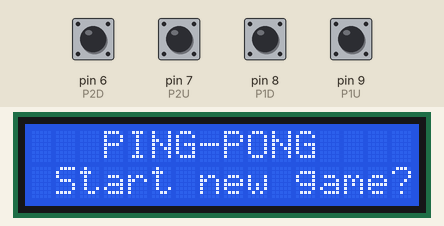
Recording of a sketch running on a simulated Arduino Uno, built with avr-gcc and run on an emulated ATmega328P. Parts: 16×2 character LCD. Inputs (shaded band) come from the test bench; at power-on: pin 6 (P2D), pin 7 (P2U), pin 8 (P1D), pin 9 (P1U) HIGH. Random numbers use the default seed unless the sketch sets one.

Above: at 1.2 s.
1.3 s: pin 6 (P2D) pulled LOW for 0.15 s
At 2.1 s:
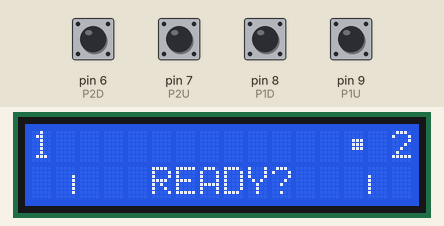
2.9 s: pin 7 (P2U) pulled LOW for 0.15 s
At 5.3 s:
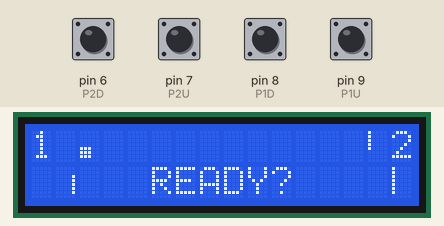
5.7 s: pin 8 (P1D) pulled LOW for 0.15 s
At 6.6 s:
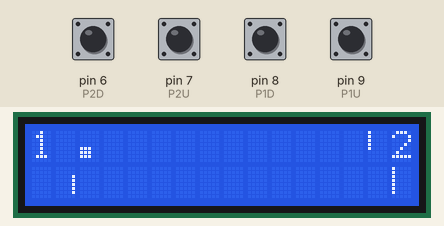
7.3 s: pin 9 (P1U) pulled LOW for 0.15 s
At 8.4 s:
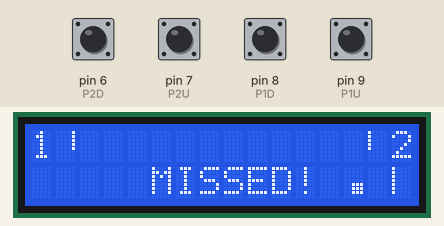
10.1 s: pin 6 (P2D) pulled LOW for 1 s
At 11.9 s:
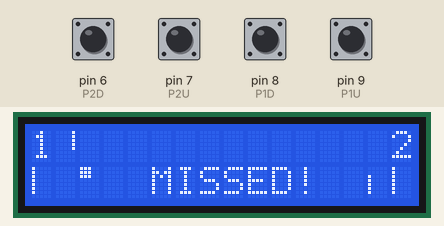
13.6 s: pin 7 (P2U) pulled LOW for 1 s
At 15.3 s:
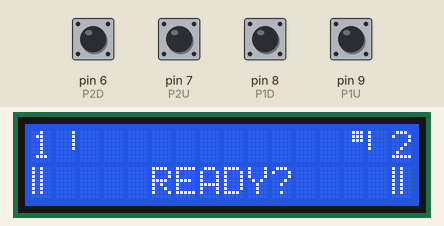
Timing chart, 0 to 16.8 s (numbered marks = the images above; inputs shaded):
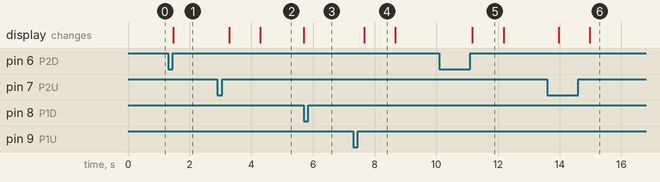

Measured:
- after the input at 1.3 s, the display: changes after 0.16 s (image 1)
- after the input at 2.9 s, the display: first changes after 0.38 s (image 2 shows a later state)
- after the input at 5.7 s, the display: changes at once (image 3)
- after the input at 7.3 s, the display: changes after 0.36 s (image 4)
- after the input at 10.1 s, the display: changes after 1.1 s (image 5)
- after the input at 13.6 s, the display: first changes after 0.36 s (image 6 shows a later state)
- what the display in image 4 shows lasts 1.0 s, from 7.7 s to 8.7 s

The sketch:

ArduinoPingPong.ino
```cpp
/*PING-PONG
 * This is a 2 player game
 * Each player gets 2 buttons to control pad upwards or downwards
 * 16x2 Alphanumeric LCD is taken as display unit
 * Developed by : Soham Patel
 * Date: Feb 2019
 * Contact : patelsoham002@gmail.com
 */
#include<LiquidCrystal.h>
LiquidCrystal lcd(12,11,5,4,3,2);

#define P1U 9
#define P1D 8
#define P2U 7
#define P2D 6
#define PAD_START 9
#define COL_START1 13
#define COL_START0 2
#define UPPER 0
#define LOWER 8
#define SENSITIVITY_PAD 500           //decrease value to increase sensitivity
#define BALL_SPEED 500                //decrease value to increase ball speed
#define RANDOM_PARAMETER millis()      //for simulation only, less preferable
//#define RANDOM_PARAMETER analogRead(0) //for real time hardware, more preferable


//player 1 pad positions from up to down
byte pad0_pos[10][16]={
  {
    B00001,
    B00001,
    B00001,
    B00001,
    B00001,
    B00000,
    B00000,
    B00000,

    B00000,
    B00000,
    B00000,
    B00000,
    B00000,
    B00000,
    B00000,
    B00000,
  },
  {
    B00000,
    B00001,
    B00001,
    B00001,
    B00001,
    B00001,
    B00000,
    B00000,

    B00000,
    B00000,
    B00000,
    B00000,
    B00000,
    B00000,
    B00000,
    B00000,
  },
  {
    B00000,
    B00000,
    B00001,
    B00001,
    B00001,
    B00001,
    B00001,
    B00000,

    B00000,
    B00000,
    B00000,
    B00000,
    B00000,
    B00000,
    B00000,
    B00000,
  },
  {
    B00000,
    B00000,
    B00000,
    B00001,
    B00001,
    B00001,
    B00001,
    B00000,

    B00001,
    B00000,
    B00000,
    B00000,
    B00000,
    B00000,
    B00000,
    B00000,
  },
  {
    B00000,
    B00000,
    B00000,
    B00000,
    B00001,
    B00001,
    B00001,
    B00000,

    B00001,
    B00001,
    B00000,
    B00000,
    B00000,
    B00000,
    B00000,
    B00000,
  },
  {
    B00000,
    B00000,
    B00000,
    B00000,
    B00000,
    B00001,
    B00001,
    B00000,

    B00001,
    B00001,
    B00001,
    B00000,
    B00000,
    B00000,
    B00000,
    B00000,
  },
  {
    B00000,
    B00000,
    B00000,
    B00000,
    B00000,
    B00000,
    B00001,
    B00000,

    B00001,
    B00001,
    B00001,
    B00001,
    B00000,
    B00000,
    B00000,
    B00000,
  },
  {
    B00000,
    B00000,
    B00000,
    B00000,
    B00000,
    B00000,
    B00000,
    B00000,

    B00001,
    B00001,
    B00001,
    B00001,
    B00001,
    B00000,
    B00000,
    B00000,
  },
  {
    B00000,
    B00000,
    B00000,
    B00000,
    B00000,
    B00000,
    B00000,
    B00000,

    B00000,
    B00001,
    B00001,
    B00001,
    B00001,
    B00001,
    B00000,
    B00000,
  },
  {
    B00000,
    B00000,
    B00000,
    B00000,
    B00000,
    B00000,
    B00000,
    B00000,

    B00000,
    B00000,
    B00001,
    B00001,
    B00001,
    B00001,
    B00001,
    B00000,
  }
};

//player 2 pad positions from up to down
byte pad1_pos[10][16]={
  {
    B10000,
    B10000,
    B10000,
    B10000,
    B10000,
    B00000,
    B00000,
    B00000,

    B00000,
    B00000,
    B00000,
    B00000,
    B00000,
    B00000,
    B00000,
    B00000,
  },
  {
    B00000,
    B10000,
    B10000,
    B10000,
    B10000,
    B10000,
    B00000,
    B00000,

    B00000,
    B00000,
    B00000,
    B00000,
    B00000,
    B00000,
    B00000,
    B00000,
  },
  {
    B00000,
    B00000,
    B10000,
    B10000,
    B10000,
    B10000,
    B10000,
    B00000,

    B00000,
    B00000,
    B00000,
    B00000,
    B00000,
    B00000,
    B00000,
    B00000,
  },
  {
    B00000,
    B00000,
    B00000,
    B10000,
    B10000,
    B10000,
    B10000,
    B00000,

    B10000,
    B00000,
    B00000,
    B00000,
    B00000,
    B00000,
    B00000,
    B00000,
  },
  {
    B00000,
    B00000,
    B00000,
    B00000,
    B10000,
    B10000,
    B10000,
    B00000,

    B10000,
    B10000,
    B00000,
    B00000,
    B00000,
    B00000,
    B00000,
    B00000,
  },
  {
    B00000,
    B00000,
    B00000,
    B00000,
    B00000,
    B10000,
    B10000,
    B00000,

    B10000,
    B10000,
    B10000,
    B00000,
    B00000,
    B00000,
    B00000,
    B00000,
  },
  {
    B00000,
    B00000,
    B00000,
    B00000,
    B00000,
    B00000,
    B10000,
    B00000,

    B10000,
    B10000,
    B10000,
    B10000,
    B00000,
    B00000,
    B00000,
    B00000,
  },
  {
    B00000,
    B00000,
    B00000,
    B00000,
    B00000,
    B00000,
    B00000,
    B00000,

    B10000,
    B10000,
    B10000,
    B10000,
    B10000,
    B00000,
    B00000,
    B00000,
  },
  {
    B00000,
    B00000,
    B00000,
    B00000,
    B00000,
    B00000,
    B00000,
    B00000,

    B00000,
    B10000,
    B10000,
    B10000,
    B10000,
    B10000,
    B00000,
    B00000,
  },
  {
    B00000,
    B00000,
    B00000,
    B00000,
    B00000,
    B00000,
    B00000,
    B00000,

    B00000,
    B00000,
    B10000,
    B10000,
    B10000,
    B10000,
    B10000,
    B00000,
  }
};

//ball postions
byte ball_pos[12][16]={
  {
    B11100,
    B11100,
    B11100,
    B00000,
    B00000,
    B00000,
    B00000,
    B00000,

    B00000,
    B00000,
    B00000,
    B00000,
    B00000,
    B00000,
    B00000,
    B00000,
  },
  {
    B00000,
    B00000,
    B11100,
    B11100,
    B11100,
    B00000,
    B00000,
    B00000,

    B00000,
    B00000,
    B00000,
    B00000,
    B00000,
    B00000,
    B00000,
    B00000,
  },
  {
    B00000,
    B00000,
    B00000,
    B00000,
    B11100,
    B11100,
    B11100,
    B00000,

    B00000,
    B00000,
    B00000,
    B00000,
    B00000,
    B00000,
    B00000,
    B00000,
  },
  {
    B00111,
    B00111,
    B00111,
    B00000,
    B00000,
    B00000,
    B00000,
    B00000,

    B00000,
    B00000,
    B00000,
    B00000,
    B00000,
    B00000,
    B00000,
    B00000,
  },
  {
    B00000,
    B00000,
    B00111,
    B00111,
    B00111,
    B00000,
    B00000,
    B00000,

    B00000,
    B00000,
    B00000,
    B00000,
    B00000,
    B00000,
    B00000,
    B00000,
  },
  {
    B00000,
    B00000,
    B00000,
    B00000,
    B00111,
    B00111,
    B00111,
    B00000,

    B00000,
    B00000,
    B00000,
    B00000,
    B00000,
    B00000,
    B00000,
    B00000,
  },
  {
    B00000,
    B00000,
    B00000,
    B00000,
    B00000,
    B00000,
    B00000,
    B00000,

    B11100,
    B11100,
    B11100,
    B00000,
    B00000,
    B00000,
    B00000,
    B00000,
  },
  {
    B00000,
    B00000,
    B00000,
    B00000,
    B00000,
    B00000,
    B00000,
    B00000,

    B00000,
    B00000,
    B11100,
    B11100,
    B11100,
    B00000,
    B00000,
    B00000,
  },
  {
    B00000,
    B00000,
    B00000,
    B00000,
    B00000,
    B00000,
    B00000,
    B00000,

    B00000,
    B00000,
    B00000,
    B00000,
    B11100,
    B11100,
    B11100,
    B00000,
  },
  {
    B00000,
    B00000,
    B00000,
    B00000,
    B00000,
    B00000,
    B00000,
    B00000,

    B00111,
    B00111,
    B00111,
    B00000,
    B00000,
    B00000,
    B00000,
    B00000,
  },
  {
    B00000,
    B00000,
    B00000,
    B00000,
    B00000,
    B00000,
    B00000,
    B00000,

    B00000,
    B00000,
    B00111,
    B00111,
    B00111,
    B00000,
    B00000,
    B00000,
  },
  {
    B00000,
    B00000,
    B00000,
    B00000,
    B00000,
    B00000,
    B00000,
    B00000,

    B00000,
    B00000,
    B00000,
    B00000,
    B00111,
    B00111,
    B00111,
    B00000,
  }
};

//Scores from 0 to 3
byte score[4][8]={
  {
    B00000,
    B00000,
    B00000,
    B00000,
    B00000,
    B00000,
    B00000,
    B00000,
  },
  {
    B10000,
    B10000,
    B10000,
    B10000,
    B10000,
    B10000,
    B10000,
    B00000,
  },
  {
    B10100,
    B10100,
    B10100,
    B10100,
    B10100,
    B10100,
    B10100,
    B00000,
  },
  {
    B10101,
    B10101,
    B10101,
    B10101,
    B10101,
    B10101,
    B10101,
    B00000,
  }
};

void setup() {
  // initialzie input pins and activate built-in pull-up resistor of each input
  pinMode(P1U,INPUT_PULLUP); //player 1 up button
  pinMode(P2U,INPUT_PULLUP); //player 2 down button
  pinMode(P1D,INPUT_PULLUP); //player 1 down button
  pinMode(P2D,INPUT_PULLUP); //player 2 down button

  lcd.begin(16,2); //16x2 lcd initialize
}

unsigned char player,score0,score1,ball_loc,pad1,pad0,ball_col,sig,prev=20,hit;
unsigned int sens_pad0,sens_pad1,ball_cnt;

void loop()
{
  initial();
  randomSeed(RANDOM_PARAMETER);
  player=random(2);
  game_start();
  play_start();
  while(1);
}

//inital setup for new game
void initial()
{
  score0=0;
  score1=0;
  pad1=PAD_START;
  pad0=PAD_START;
  prev=20;
  hit=0;
  sig=0;
  lcd.clear();
  lcd.setCursor(3,0);
  lcd.print("PING-PONG");
  lcd.setCursor(1,1);
  lcd.print("Start new game?");
  while(digitalRead(P1U) && digitalRead(P2U) && digitalRead(P1D) && digitalRead(P2D));
  while(!(digitalRead(P1U) && digitalRead(P2U) && digitalRead(P1D) && digitalRead(P2D)));
  lcd.clear();
}

//initial setup after each point scored
void game_start()
{
  game_start_printer();
  lcd.setCursor(0,0);
  lcd.print(1);
  lcd.setCursor(15,0);
  lcd.print(2);
  lcd.setCursor(5,1);
  lcd.print("READY?");
  while(digitalRead(P1U) && digitalRead(P2U) && digitalRead(P1D) && digitalRead(P2D));
  lcd.setCursor(5,1);
  lcd.print("      ");
}

//used to update stats and random ball location after each point
void game_start_printer()
{
  if(sig==1)
  ball_clear();
  sig=0;
  score_print();
  pad1_print();
  pad0_print();
  randomSeed(RANDOM_PARAMETER);
  if(player)
  {
    ball_loc=random(3,6);
    ball_col=COL_START1;
    ball();
  }
  else
  {
    ball_loc=random(0,3);
    ball_col=COL_START0;
    ball();
  }
}

//used to print ball
void ball()
{
  lcd.createChar(3,&ball_pos[ball_loc][UPPER]);
  lcd.createChar(4,&ball_pos[ball_loc][LOWER]);
  lcd.setCursor(ball_col,0);
  lcd.write(byte(3));
  lcd.setCursor(ball_col,1);
  lcd.write(byte(4));
}

//used to erase last location of ball
void ball_clear()
{
  lcd.setCursor(ball_col,0);
  lcd.print(" ");
  lcd.setCursor(ball_col,1);
  lcd.print(" ");
}

//used to print pad of player 2
void pad1_print()
{
  lcd.createChar(2,&pad1_pos[pad1][UPPER]);
  lcd.createChar(7,&pad1_pos[pad1][LOWER]);
  lcd.setCursor(14,0);
  lcd.write(byte(2));
  lcd.setCursor(14,1);
  lcd.write(byte(7));
}

//used to print pad of player 1
void pad0_print()
{
  lcd.createChar(0,&pad0_pos[pad0][UPPER]);
  lcd.createChar(1,&pad0_pos[pad0][LOWER]);
  lcd.setCursor(1,0);
  lcd.write(byte(0));
  lcd.setCursor(1,1);
  lcd.write(byte(1));
}

//used to print scores and decide if there is a winner
void score_print()
{
  if(score0==4)
  win(0);
  else if(score1==4)
  win(1);
  else{
  lcd.createChar(5,&score[score0][UPPER]);
  lcd.createChar(6,&score[score1][UPPER]);
  lcd.setCursor(0,1);
  lcd.write(byte(5));
  lcd.setCursor(15,1);
  lcd.write(byte(6));
}
}

//whole play is managed here
void play_start()
{
  l1:while(!target_in_range())
  {
    check_input();
  }
  if(player)
  player=0;
  else
  player=1;
  while(1)
  {
    ball_play();
    if((hit==0) && (sig==1) && ((ball_col==2 && (ball_loc<=2 || ball_loc==6 || ball_loc==7 || ball_loc==8)) || (ball_col==13 && (ball_loc>=9 || ball_loc==3 || ball_loc==4 || ball_loc==5))) )
    {
      if(target_in_range())
      {
        if(player)
        player=0;
        else
        player=1;
        hit=1;
      }
      else
      {
        if(player)
        score0++;
        else
        score1++;
        lcd.setCursor(5,1);
        lcd.print("MISSED!");
        delay(1000);
        lcd.setCursor(5,1);
        lcd.print("       ");
        score_print();
        game_start();
        goto l1;
      }
    }
    check_input();
  }
}

//to check and respond to key presses by both players
void check_input()
{
    if(!digitalRead(P1U))
    pad0_run(1);
    if(!digitalRead(P1D))
    pad0_run(0);
    if(!digitalRead(P2U))
    pad1_run(1);
    if(!digitalRead(P2D))
    pad1_run(0);
}

//to check whether ball is being hit by pad or not
unsigned char target_in_range()
{
  if(player)
  {
    switch(ball_loc){
      case 3:
      if(pad1==0 || pad1==1 || pad1==2)
      return true;
      else
      return false;
      break;
      case 4:
      if(pad1==0 || pad1==1 || pad1==2 || pad1==3)
      return true;
      else
      return false;
      break;
      case 5:
      if(pad1==2 || pad1==3 || pad1==4 || pad1==1)
      return true;
      else
      return false;
      break;
      case 9:
      if(pad1==5 || pad1==6 || pad1==7 || pad1==8 || pad1==4)
      return true;
      else
      return false;
      break;
      case 10:
      if(pad1==7 || pad1==8 || pad1==9 || pad1==6)
      return true;
      else
      return false;
      break;
      case 11:
      if(pad1==9 || pad1==8 || pad1==7)
      return true;
      else
      return false;
      break;
      default:
      return false;
    }
  }
    else
  {
      switch(ball_loc){
      case 0:
      if(pad0==0 || pad0==1 || pad0==2)
      return true;
      else
      return false;
      break;
      case 1:
      if(pad0==0 || pad0==1 || pad0==2 || pad0==3)
      return true;
      else
      return false;
      break;
      case 2:
      if(pad0==2 || pad0==3 || pad0==4 || pad0==1)
      return true;
      else
      return false;
      break;
      case 6:
      if(pad0==5 || pad0==6 || pad0==7 || pad0==8 || pad0==4)
      return true;
      else
      return false;
      break;
      case 7:
      if(pad0==7 || pad0==8 || pad0==9 || pad0==6)
      return true;
      else
      return false;
      break;
      case 8:
      if(pad0==9 || pad0==8 || pad0==7)
      return true;
      else
      return false;
      break;
      default:
      return false;
    }
  }
}

//whole ball play is controlled here
void ball_play()
{
  if(ball_cnt==BALL_SPEED)
  {
    ball_cnt=0;
    sig=1;
    hit=0;
    switch(ball_loc){
      case 0:
      if(player==0)
      {
        ball_clear();
        ball_col--;
      }
      prev=ball_loc;
      ball_loc=4;
      ball();
      break;
      case 3:
      if(player)
      {
        ball_clear();
        ball_col++;
      }
      prev=ball_loc;
      ball_loc=1;
      ball();
      break;
      case 1:
      if(player==0)
      {
        ball_clear();
        ball_col--;
      }
      if(prev==20)
      {
        randomSeed(RANDOM_PARAMETER);
        prev=random(3,5);
      }
      if(prev==3)
      ball_loc=5;
      else
      ball_loc=3;
      prev=1;
      ball();
      break;
      case 4:
      if(player)
      {
        ball_clear();
        ball_col++;
      }
      if(prev==20)
      {
        randomSeed(RANDOM_PARAMETER);
        prev=random(2);
      }
      if(prev==0)
      ball_loc=2;
      else
      ball_loc=0;
      prev=4;
      ball();
      break;
      case 2:
      if(player==0)
      {
        ball_clear();
        ball_col--;
      }
      if(prev==20)
      {
        randomSeed(RANDOM_PARAMETER);
        prev=random(4,6);
      }
      if(prev==4)
      ball_loc=9;
      else
      ball_loc=4;
      prev=2;
      ball();
      break;
      case 5:
      if(player)
      {
        ball_clear();
        ball_col++;
      }
      if(prev==20)
      {
        randomSeed(RANDOM_PARAMETER);
        prev=random(1,3);
      }
      if(prev==1)
      ball_loc=6;
      else
      ball_loc=1;
      prev=5;
      ball();
      break;
      case 6:
      if(player==0)
      {
        ball_clear();
        ball_col--;
      }
      if(prev==5)
      ball_loc=10;
      else
      ball_loc=5;
      prev=6;
      ball();
      break;
      case 9:
      if(player)
      {
        ball_clear();
        ball_col++;
      }
      if(prev==2)
      ball_loc=7;
      else
      ball_loc=2;
      prev=9;
      ball();
      break;
      case 7:
      if(player==0)
      {
        ball_clear();
        ball_col--;
      }
      if(prev==9)
      ball_loc=11;
      else
      ball_loc=9;
      prev=7;
      ball();
      break;
      case 10:
      if(player)
      {
        ball_clear();
        ball_col++;
      }
      if(prev==6)
      ball_loc=8;
      else
      ball_loc=6;
      prev=10;
      ball();
      break;
      case 8:
      if(player==0)
      {
        ball_clear();
        ball_col--;
      }
      ball_loc=10;
      prev=8;
      ball();
      break;
      case 11:
      if(player)
      {
        ball_clear();
        ball_col++;
      }
      ball_loc=7;
      prev=11;
      ball();
      break;
    }
  }
  else
   ball_cnt++;
}

//to declare a winner on lcd
void win(unsigned char i)
{
  lcd.clear();
  lcd.setCursor(0,0);
  if(i)
  lcd.print("Player 2 Wins!");
  else
  lcd.print("Player 1 Wins!");
  delay(2000);
  initial();
}

//to control movement of player 2 pad
void pad1_run(unsigned char i)
{
  if(sens_pad1==SENSITIVITY_PAD)
  {
    if(pad1==0)
     pad1=1;
    if(i)
     pad1--;
    else
     pad1++;
    if(pad1==10)
     pad1=9;
    pad1_print();
    sens_pad1=0;
  }
  sens_pad1++;
}

//to control movement of player 1 pad
void pad0_run(unsigned char i)
{
  if(sens_pad0==SENSITIVITY_PAD)
  {
    if(pad0==0)
     pad0=1;
    if(i)
     pad0--;
    else
     pad0++;
    if(pad0==10)
     pad0=9;
    pad0_print();
    sens_pad0=0;
  }
  sens_pad0++;
}
```
